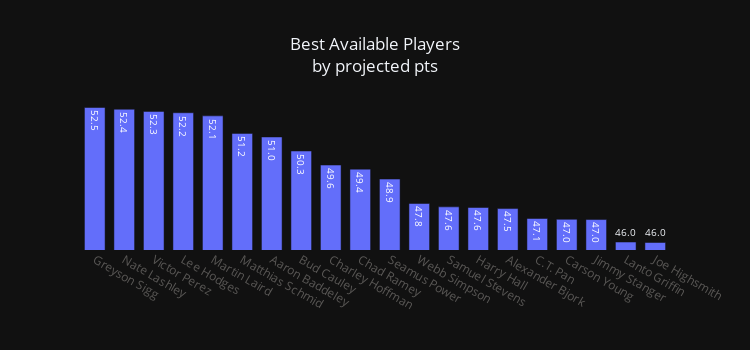

Source (notebook cell):
### Code cell
def fix_long_names(dg):
        #flip first and last name
        names = dg['player'].str.split(expand=True)                  
        names[0] = names[0].str.rstrip(",")
        names[1] = names[1].str.rstrip(",")
        names['player'] = names[1] + " " + names[0]
        
        names['player'] = np.where(names['player']=='Si Kim', 'Si Woo Kim', names['player'])                    #fix player names to match fantrax
        names['player'] = np.where(names['player']=='Min Lee', 'Min Woo Lee', names['player'])
        names['player'] = np.where(names['player']=='Matt Fitzpatrick', 'Matthew Fitzpatrick', names['player'])
        names['player'] = np.where(names['player']=='Byeong An', 'Byeong Hun An', names['player'])
        names['player'] = np.where(names['player']=='Rooyen Van', 'Erik Van Rooyen', names['player'])
        
        return names.player

# set index to new names
dg.set_index(fix_long_names(dg),inplace=True)
dg = dg[['proj_pts']]

# filter dg based on fantrax list of players
df = dg[dg.index.isin(avail_players)].sort_values('proj_pts',ascending=False)

fig = px.bar(
        df[:20],
        title='Best Available Players<br>by projected pts',
        template='plotly_dark',
        text_auto='.1f',
        labels={'player':'','value':''},
        width=750,
        height=350,
        log_y=True
        )

fig.update_xaxes(tickfont=dict(color='#5A5856'))
fig.update_yaxes(showticklabels=False,showgrid=False, tickfont=dict(color='#5A5856'))
fig.update_layout(showlegend=False, title_x=.5, legend=dict(orientation='h',title='',y=1.3,x=.33))
fig.update_traces(width=.7)

fig.show()

### Figure 1 — Plotly figure (JSON) as saved in the notebook; plotly's stock layout.template omitted (floating-point values rounded to 4 significant figures)
{"data": [{"alignmentgroup": "True", "hovertemplate": "variable=proj_pts<br>=%{y}<extra></extra>", "legendgroup": "proj_pts", "marker": {"color": "#636efa", "pattern": {"shape": ""}}, "name": "proj_pts", "offsetgroup": "proj_pts", "orientation": "v", "showlegend": true, "textposition": "auto", "texttemplate": "%{y:.1f}", "type": "bar", "width": 0.7, "x": ["Greyson Sigg", "Nate Lashley", "Victor Perez", "Lee Hodges", "Martin Laird", "Matthias Schmid", "Aaron Baddeley", "Bud Cauley", "Charley Hoffman", "Chad Ramey", "Seamus Power", "Webb Simpson", "Samuel Stevens", "Harry Hall", "Alexander Bjork", "C.T. Pan", "Carson Young", "Jimmy Stanger", "Lanto Griffin", "Joe Highsmith"], "xaxis": "x", "y": [52.5, 52.41, 52.3, 52.23, 52.07, 51.18, 51, 50.3, 49.61, 49.41, 48.93, 47.77, 47.61, 47.58, 47.53, 47.07, 47.03, 47.02, 45.99, 45.97], "yaxis": "y"}], "layout": {"barmode": "relative", "height": 350, "legend": {"orientation": "h", "title": {"text": ""}, "tracegroupgap": 0, "x": 0.33, "y": 1.3}, "showlegend": false, "title": {"text": "Best Available Players<br>by projected pts", "x": 0.5}, "width": 750, "xaxis": {"anchor": "y", "domain": [0, 1], "tickfont": {"color": "#5A5856"}, "title": {"text": ""}}, "yaxis": {"anchor": "x", "domain": [0, 1], "showgrid": false, "showticklabels": false, "tickfont": {"color": "#5A5856"}, "title": {"text": ""}, "type": "log"}}}
